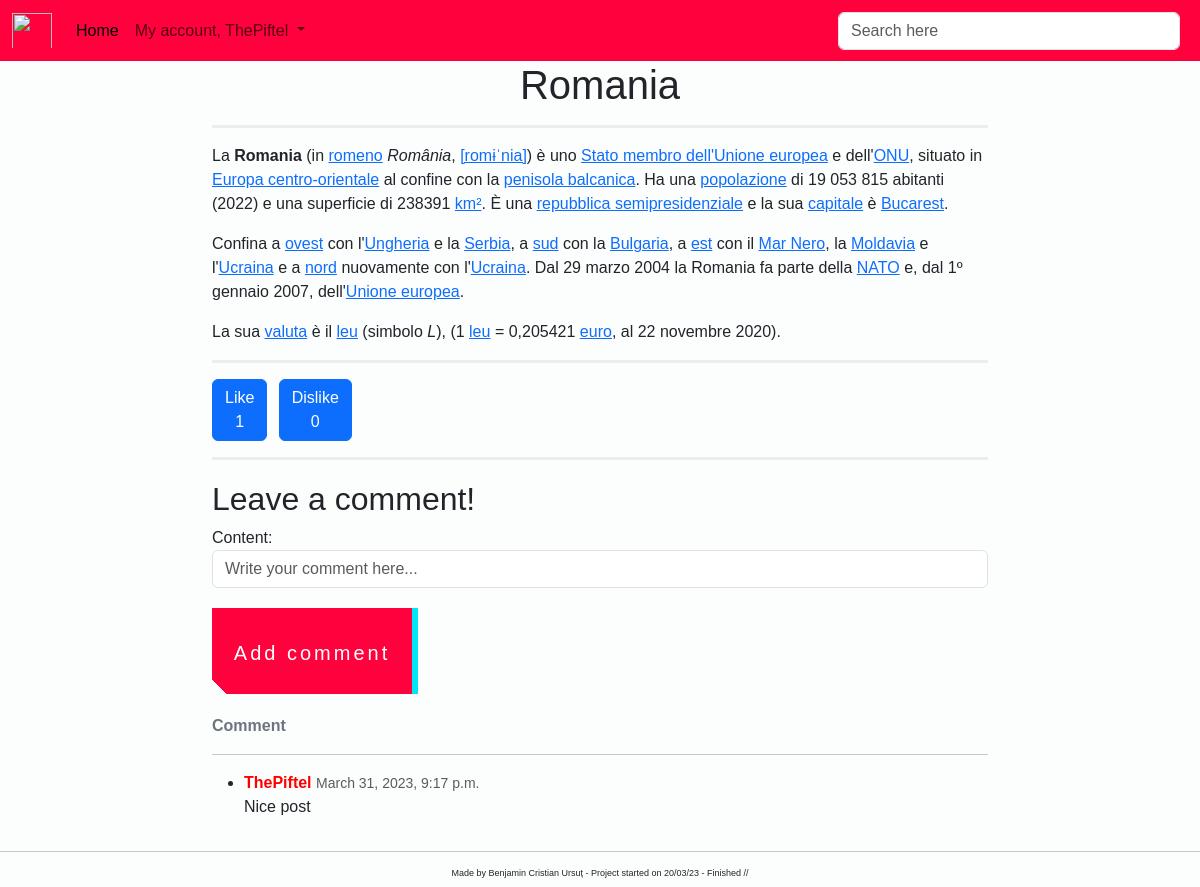
Screenshot of /detail_view_post/36/ (signed in) with the database file from the repository.
### post/models.py (models this page shows, shortened)
class Post(models.Model):
    image = models.ImageField(null=True, blank=True)
    title = models.CharField(max_length=200, null=True)
    description = RichTextField(blank=True, null=True)
    small_description = models.TextField(null=True, blank=True)
    date = models.DateField(auto_now_add=True, null=True)
    likes = models.ManyToManyField(User, related_name='blog_posts', blank=True)
    dislikes = models.ManyToManyField(User, related_name='blog', blank=True)
    created_on = models.DateTimeField(auto_now_add=True, null=True)
    class Meta:
        ordering = ['-created_on']
    def total_like(self):
        return self.likes.count()
    def total_dislike(self):
        return self.dislikes.count()

class PostComment(models.Model):
    blogpost_connected = models.ForeignKey(Post, related_name='comments', on_delete=models.CASCADE)
    author = models.ForeignKey(User, on_delete=models.CASCADE)
    content = TextField()
    likes = models.ManyToManyField(User, related_name='comment', blank=True)
    date_posted = models.DateTimeField(auto_now_add=True, null=True)
    class Meta:
        ordering = ['-date_posted']

### post/views.py (the view)
# urls.py: path('detail_view_post/<int:pk>/', views.PostDetailView.as_view(), name='detail-blog'),
class PostDetailView(LoginRequiredMixin, DetailView):
    template_name = 'post/detail_post.html'
    model = Post
    def get_context_data(self, **kwargs):
        data = super().get_context_data(**kwargs)
        comments_connected = PostComment.objects.filter(blogpost_connected=self.get_object())
        data['comments'] = comments_connected
        if self.request.user.is_authenticated:
            data['comment_form'] = NewCommentForm(instance=self.request.user)
        return data
    def post(self, request, *args, **kwargs):  # the request parameter, is a HTTP request
        new_comment = PostComment(content=request.POST.get('content'),
                                  author=self.request.user,
                                  blogpost_connected=self.get_object())
        new_comment.save()  # with this the comment is saved
        return self.get(self, request, *args, **kwargs)  # this is going to refresh the page with the new comment added

### post/forms.py
class NewCommentForm(forms.ModelForm):
    class Meta:
        model = PostComment
        fields = ['content']
        widgets = {
            'content': TextInput(attrs={
                'class': 'form-control',
                'placeholder': 'Write your comment here...'
            })
        }

### templates/post/detail_post.html (shortened to what this page needs)
{% extends 'base.html' %}
{% block content %}
    <div class="container-fluid">
        <div class="row">
            <div class="col-md-8 offset-md-2">
                <h1 class="text-center">{{ post.title }}</h1>
                <hr class="solid" style="border-top: 3px solid #bbb;">
                <p> {{ post.description | safe }}</p>
                <hr class="solid" style="border-top: 3px solid #bbb;">
                <div class="row">
                    <div class="col-1">
                        <form action="{% url 'like_post' post.pk %}" method="post">
                            <button type="submit" name="post_id" value="{{ post.id }}" class="btn btn-primary">
                                Like {{ post.total_like }}</button>
                        </form>
                    </div>
                    <div class="col-1">
                        <form action="{% url 'dislike_post' post.pk %}" method="post">
                            <button type="submit" name="post_id" value="{{ post.id }}" class="btn btn-primary">
                                Dislike {{ post.total_dislike }}</button>
                        </form>
                    </div>
                </div>
                <hr class="solid" style="border-top: 3px solid #bbb;">
                <h2 style="margin-top: 20px;">Leave a comment!</h2>
                <div id="comments_section">
                    {% if user.is_authenticated %}
                        <form method="POST">
                            <div class="form-group">
                                {{ comment_form }}
                                <button class="button-49" type="submit" style="margin-top: 20px; margin-bottom: 20px;">
                                    Add comment
                                </button>
                            </div>
                        </form>
                    {% else %}
                        <a class="button-49" href="{% url 'login' %}?next={{ request.path }}">Log in to add a
                            comment!</a><br>
                    {% endif %}
                    {% if comments %}
                        <strong class="text-secondary">{{ object.number_of_comments }}
                            Comment{{ object.number_of_comments|pluralize }}</strong>
                        <hr>
                        <ul>
                            {% for comment in comments %}
                                <li>
                                    <div>
                                        <span>
                                          <strong style="color: red;">{{ comment.author }} </strong>
                                          <small class="text-muted">{{ comment.date_posted }}</small>
                                        </span>
                                        <p>
                                            {{ comment.content|safe }}
                                        </p>
                                    </div>
                                </li>
                            {% endfor %}
                        </ul>
                    {% else %}
                        <strong class="text-secondary">No comments yet...</strong>
                    {% endif %}
                </div>
            </div>
        </div>
    </div>
{% endblock %}

### templates/navbar.html (shortened to what this page needs)
<nav class="navbar navbar-expand-lg" style="background-color: #FF013C">
    <div class="container-fluid">
        <img class="navbar-brand"
             src="https://external-content.duckduckgo.com/iu/?u=http%3A%2F%2Fclipart-library.com%2Fimages_k%2Fbears-logo-transparent%2Fbears-logo-transparent-8.png&f=1&nofb=1&ipt=9b6f724f443e20de8c7bcab7ae8802b0dc1c161da96e5839c84b3e390552ac47&ipo=images"
             width="40px" height="45px">
        <div class="collapse navbar-collapse" id="navbarSupportedContent">
            <ul class="navbar-nav me-auto mb-2 mb-lg-0">
                <li class="nav-item">
                    <a class="nav-link active" aria-current="page" href="{% url 'home' %}">Home</a>
                </li>
                {% if user.is_authenticated %}
                    <li class="nav-item dropdown">
                    <a class="nav-link dropdown-toggle" href="#" role="button" data-bs-toggle="dropdown"
                       aria-expanded="false">
                        My account, {{ user.username }}
                    </a>
                {% endif %}
                </li>
            </ul>
            <form method="get" class="d-flex" role="search" action="{% url 'search' %}" style="width: 350px">
                <input class="form-control me-2" type="search" name="search" placeholder="Search here"
                       aria-label="Search">
            </form>
        </div>
    </div>
</nav>

### static/css/my_style.css (style rules this page uses)
.button-49, .button-49:after { width: 150px; height: 50px; line-height: 78px; font-size: 20px; font-family: 'Bebas Neue', sans-serif; background: linear-gradient(45deg, transparent 5%, #FF013C 5%); border: 0; color: #fff; letter-spacing: 3px; box-shadow: 6px 0px 0px #00E6F6; outline: transparent; position: relative; user-select: none; -webkit-user-select: none; touch-action: manipulation; }
.button-49:after { --slice-0: inset(50% 50% 50% 50%); --slice-1: inset(80% -6px 0 0); --slice-2: inset(50% -6px 30% 0); --slice-3: inset(10% -6px 85% 0); --slice-4: inset(40% -6px 43% 0); --slice-5: inset(80% -6px 5% 0); content: 'CONTENT'; display: block; position: absolute; top: 0; left: 0; right: 0; bottom: 0; background: linear-gradient(45deg, transparent 3%, #00E6F6 3%, #00E6F6 5%, #FF013C 5%); text-shadow: -3px -3px 0px #F8F005, 3px 3px 0px #00E6F6; clip-path: var(--slice-0); }
@media (min-width: 768px) { .button-49, .button-49:after { width: 200px; height: 86px; line-height: 88px; } }

### templates/base.html (style rules this page uses)
body { background-color: #fcfefe; font-family: Helvetica, sans-serif; }

### rows the page displays
Post: title "Romania", description "La Romania (in romeno România , [romɨˈnia] ) è uno Stato membro dell'Unione europea e dell' ONU , situato in Europa centro-orientale al confine con la penisola balcanica . Ha una popolazione di 19 053 815 abitanti (2022) e una superficie di 238391 km² . È una repubblica semipresidenziale e la sua capitale è Bucarest . Confina a ovest con l' Ungheria e la Serbia , a sud con la Bulgaria , a est con il Mar Nero , la Moldavia e l' Ucraina e a nord nuovamente con l' Ucraina . Dal 29 marzo 2004 la Romania fa parte della NATO e, dal 1º gennaio 2007, dell' Unione europea . La sua valuta è il leu (simbolo L ), (1 leu = 0,205421 euro , al 22 novembre 2020).", total_like "1", total_dislike "0"
PostComment: author "ThePiftel", date_posted "March 31, 2023, 9:17 p.m.", content "Nice post"

### other values shown
{{ user.username }} "ThePiftel"
